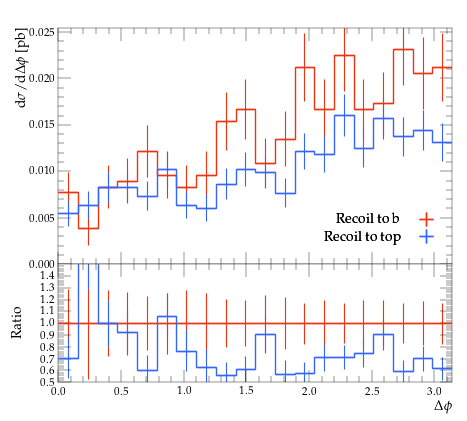

Python code for this plot:
#! /usr/bin/env python

# This Python script was auto-generated using YODA v2.0.2.
# Analysis object: /MC_TTBAR/onelep_jetb_1_jetb_2_dphi
# Timestamp: 07-08-2026 (11:29:31)

import matplotlib as mpl
import matplotlib.pyplot as plt
mpl.use('Agg') # comment out for interactive use
import os
import numpy as np

plotDir = os.path.split(os.path.realpath(__file__))[0]
if 'YODA_USER_PLOT_PATH' in globals():
    plot_outdir = globals()['YODA_USER_PLOT_PATH']
else:
    plot_outdir = plotDir

#plot style
plt.style.use(os.path.join(plotDir, '../default.mplstyle'))
# plot metadata
figW, figH = plt.rcParams['figure.figsize']
ax_xLabel = r'$\Delta \phi$'
ax_yLabel = r'$\mathrm{d}\sigma/\mathrm{d}\Delta \phi$ [pb]'
ax_title  = r''
ax_xScale = 'linear'
ax_yScale = 'linear'
xLims = (0.0, 3.141593)
yLims = (0.0, 0.025459445000000004)

# TeX-friendly labels for the legend
labels = {
    'legend' : ([ r"Recoil to b", r"Recoil to top" ], r""),
}

# Adjust canvas width and height
canvasW = 10.0
canvasH = 9.0
figW *= canvasW/10.
figH *= canvasH/9.

# Create figure and axis objects
fig, (ax, ratio0_ax) = plt.subplots(2, 1, sharex=True,
                  figsize=(figW,figH), gridspec_kw={'height_ratios': (6.0, 3.0)})

# Set figure margins
plt.subplots_adjust(
    left   = 1.0 * plt.rcParams['figure.subplot.left'],
    right  = 1.0 * plt.rcParams['figure.subplot.right'],
    top    = 1.0 * plt.rcParams['figure.subplot.top'],
    bottom = 1.0 * plt.rcParams['figure.subplot.bottom'])

ratio0_ax.yaxis.set_major_locator(mpl.ticker.MultipleLocator(0.1))
ratio0_ax.set_ylim(0.5, 1.4999)
ratio0_ax.set_ylabel('Ratio')

# the numerical data is stored in a separate file
dataf = dict()
prefix = os.path.split(__file__)[0]
if prefix:    prefix = prefix + '/'
exec(open(prefix+'onelep_jetb_1_jetb_2_dphi__data.py').read(), dataf)


legend_handles = dict() # keep track of handles for the legend

# style options for curves
# starts at zorder>=5 to draw curve on top of legend
styles = {
  'rec_b': {
    'color' : '#EE3311',
    'linestyle' : '-',
    'linewidth' : 1,
    'marker' : 'none',
    'markersize' : 2,
    'capsize' : 0.0,
    'zorder' : 5,
    'histstyle' : 1,
    'drawstyle' : 'steps-pre',
    'xerrorbars' : 1,
    'yerrorbars' : 1,
    'fillcolor' : None,
    'fillopacity' : 1.0,
    'ratio0_linestyle' : '-',
    'ratio0_linewidth' : 1,
    'ratio0_marker' : 'none',
    'ratio0_markersize' : 2,
    'ratio0_capsize' : 0.0,
    'ratio0_zorder' : 5,
    'ratio0_histstyle' : 1,
    'ratio0_drawstyle' : 'steps-pre',
    'ratio0_xerrorbars' : 1,
    'ratio0_yerrorbars' : 1,
  },
  'rec_t': {
    'color' : '#3366FF',
    'linestyle' : '-',
    'linewidth' : 1,
    'marker' : 'none',
    'markersize' : 2,
    'capsize' : 0.0,
    'zorder' : 6,
    'histstyle' : 1,
    'drawstyle' : 'steps-pre',
    'xerrorbars' : 1,
    'yerrorbars' : 1,
    'fillcolor' : None,
    'fillopacity' : 1.0,
    'ratio0_linestyle' : '-',
    'ratio0_linewidth' : 1,
    'ratio0_marker' : 'none',
    'ratio0_markersize' : 2,
    'ratio0_capsize' : 0.0,
    'ratio0_zorder' : 6,
    'ratio0_histstyle' : 1,
    'ratio0_drawstyle' : 'steps-pre',
    'ratio0_xerrorbars' : 1,
    'ratio0_yerrorbars' : 1,
  },
}

# curve from input yoda files in main panel
for label, yvals in dataf['yvals'].items():
    if all(np.isnan(v) for v in dataf['yvals'][label]):
        continue
    tmp = None
    if styles[label]['histstyle']: # draw as histogram
        xpos = dataf['xedges'][label] if styles[label]['drawstyle'] else dataf['xpoints'][label]
        ypos = np.insert(yvals, 0, yvals[0]) if styles[label]['drawstyle'] else yvals
        if styles[label]['fillcolor']: # fill area below curve
            ax.fill_between(xpos, ypos, step='pre',
                            color=styles[label]['fillcolor'],
                            alpha=styles[label]['fillopacity'])
        tmp, = ax.plot(xpos, ypos,
                       color=styles[label]['color'],
                       linestyle=styles[label]['linestyle'],
                       linewidth=styles[label]['linewidth'],
                       drawstyle=styles[label]['drawstyle'], solid_joinstyle='miter',
                       zorder=styles[label]['zorder'], label=label)
    tmp = ax.errorbar(dataf['xpoints'][label], yvals,
                      xerr=np.array(dataf['xerrs'][label])*styles[label]['xerrorbars'],
                      yerr=np.array(dataf['yerrs'][label])*styles[label]['yerrorbars'],
                      fmt=styles[label]['marker'], capsize=styles[label]['capsize'],
                      markersize=styles[label]['markersize'],
                      ecolor=styles[label]['color'],
                      color=styles[label]['color'], zorder=styles[label]['zorder'])
    tmp[-1][0].set_linestyle(styles[label]['linestyle'])
    tmp[-1][0].set_linewidth(styles[label]['linewidth'])
    if label in dataf['add_legend_handle']:  legend_handles[label] = tmp
    for varLabel in dataf['variation_yvals'].keys():
        if varLabel.startswith(label):
            tmp, = ax.plot(dataf['xedges'][label], dataf['variation_yvals'][varLabel],
                           color=styles[label]['color'],
                           linestyle=styles[label]['linestyle'],
                           linewidth=styles[label]['linewidth'],
                           drawstyle='steps-pre', solid_joinstyle='miter',
                           zorder=styles[label]['zorder'], alpha=0.5)


# plots on ratio panel
# curve from input yoda files in ratio panel
for label, yvals in dataf['ratio0_yvals'].items():
    if all(np.isnan(v) for v in yvals):
        continue
    if styles[label]['ratio0_histstyle']: # plot as histogram
        xpos = dataf['xedges']['rec_b'] if styles[label]['ratio0_drawstyle'] else dataf['xpoints']['rec_b']
        ypos = np.insert(yvals, 0, yvals[0]) if styles[label]['ratio0_drawstyle'] else yvals
        ratio0_ax.plot(xpos, ypos,
                       color=styles[label]['color'],
                       linewidth=styles[label]['linewidth'],
                       linestyle=styles[label]['ratio0_linestyle'],
                       drawstyle=styles[label]['ratio0_drawstyle'], zorder=styles[label]['zorder'],
                       solid_joinstyle='miter')
    tmp = ratio0_ax.errorbar(dataf['xpoints']['rec_b'], yvals,
                             xerr=np.array(dataf['ref_xerrs'])*styles[label]['ratio0_xerrorbars'],
                             yerr=np.array(dataf['ratio0_yerrs'][label])*styles[label]['ratio0_yerrorbars'],
                             fmt=styles[label]['ratio0_marker'], capsize=styles[label]['ratio0_capsize'],
                             markersize=styles[label]['ratio0_markersize'],
                             ecolor=styles[label]['color'],
                             color=styles[label]['color'])
    tmp[-1][0].set_linestyle(styles[label]['ratio0_linestyle'])
    tmp[-1][0].set_linewidth(styles[label]['ratio0_linewidth'])

    for varlabel in dataf['ratio0_variation_vals'].keys():
        if varlabel.startswith(label):
            ratio0_ax.plot(dataf['xedges']['rec_b'],
                            dataf['ratio0_variation_vals'][varlabel],
                            color=styles[label]['color'],
                            linestyle=styles[label]['linestyle'],
                            linewidth=styles[label]['linewidth'],
                            drawstyle='steps-pre', solid_joinstyle='miter',
                            zorder=1, alpha=0.5)

legend_items = list(legend_handles.values())
ax.add_artist(ax.legend(legend_items,
                        labels['legend'][0],
                        title=labels['legend'][1],
                        alignment='right',
                        loc='lower right',
                        bbox_to_anchor=(1.0, 0.03),markerfirst=False))

# set plot metadata as defined above
ratio0_ax.set_xlabel(ax_xLabel)
ratio0_ax.xaxis.set_label_coords(1., -0.15)
ax.set_ylabel(ax_yLabel, ha='right', va='top')
ax.yaxis.set_label_coords(-0.11, 1.0)
ax.set_title(ax_title, loc='left')
ax.set_xscale(ax_xScale)
ax.set_yscale(ax_yScale)
ax.set_xlim(xLims)
ax.set_ylim(yLims)

# tick formatting
plt.rcParams['xtick.top'] = True
plt.rcParams['ytick.right'] = True
fig.align_ylabels((ax, ratio0_ax))
plt.savefig(os.path.join(plot_outdir, 'onelep_jetb_1_jetb_2_dphi.pdf'), format='PDF')
plt.savefig(os.path.join(plot_outdir, 'onelep_jetb_1_jetb_2_dphi.png'), format='PNG')

plt.close(fig)
